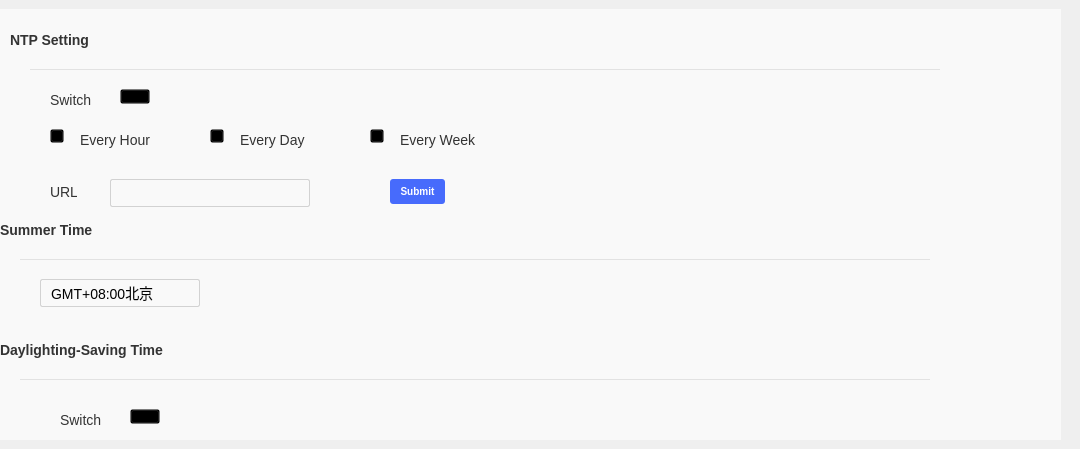
   <widget class="QWidget" name="tab">
    <attribute name="title">
     <string>Time Setting</string>
    </attribute>
    <widget class="QWidget" name="widget" native="true">
     <property name="geometry">
      <rect>
       <x>-10</x>
       <y>9</y>
       <width>1071</width>
       <height>431</height>
      </rect>
     </property>
     <property name="styleSheet">
      <string notr="true">QWidget{
	background-color: #F9F9F9;
	font-size:14px;
    color: #333333;
}


/*2个开关按钮*/
QPushButton#TimeSetswith_setting,
#TimeSetswith_timesave{
	background-color:rgba(0,0,0,0);
	border-image: url(:/images/switch_off.png);
}
QPushButton#TimeSetswith_setting:checked,
#TimeSetswith_timesave:checked{
	background-color:rgba(0,0,0,0);
	border-image: url(:/images/switch_on.png);
}
/*3个类型按钮*/
QPushButton#TimeSetpushButton_everyhour,
#TimeSetpushButton_everyday,
#TimeSetpushButton_everyweek{
	background-color:rgba(0,0,0,0);
	border-image: url(:/images/unchecked.png);
}
QPushButton#TimeSetpushButton_everyhour:checked,
#TimeSetpushButton_everyday:checked,
#TimeSetpushButton_everyweek:checked{
	background-color:rgba(0,0,0,0);
	border-image: url(:/images/checked.png);
}

QPushButton#TimeSetpushButton_url{
	background-color:rgba(28%,42%,99%,100%);
	border-width:0;
    padding:4px;  
	border-style:inset;  
	border-radius:3px;  
	color:white;
	font:bold 10px;
}
QPushButton#TimeSetpushButton_url:pressed {  
    /* 改变背景色   
    background-color:rgb(40,85,20); */
    /* 使文字有一点移动 */  
    padding-left:6px;  
    padding-top:6px;  
}  

QLineEdit{
border-width:1px;
border-radius:2px;
font-size:14px;
color:#999999;
border:1px solid #D2D2D2;
}
QLineEdit:hover{
border-width:1px;
border-radius:2px;
font-size:14px;
color:#999999;
border:1px solid #476BFD;
}
</string>
     </property>
     <widget class="Line" name="TimeSetline">
      <property name="geometry">
       <rect>
        <x>40</x>
        <y>60</y>
        <width>910</width>
        <height>1</height>
       </rect>
      </property>
      <property name="styleSheet">
       <string notr="true">border:none;
background-color: rgb(226, 226, 226);</string>
      </property>
      <property name="orientation">
       <enum>Qt::Horizontal</enum>
      </property>
     </widget>
     <widget class="QLabel" name="TimeSetlabel_swith_setting">
      <property name="geometry">
       <rect>
        <x>60</x>
        <y>80</y>
        <width>51</width>
        <height>22</height>
       </rect>
      </property>
      <property name="text">
       <string>Switch</string>
      </property>
     </widget>
     <widget class="QLabel" name="TimeSetlabel_url">
      <property name="geometry">
       <rect>
        <x>60</x>
        <y>172</y>
        <width>27</width>
        <height>22</height>
       </rect>
      </property>
      <property name="text">
       <string>URL</string>
      </property>
     </widget>
     <widget class="QPushButton" name="TimeSetswith_timesave">
      <property name="geometry">
       <rect>
        <x>140</x>
        <y>400</y>
        <width>30</width>
        <height>15</height>
       </rect>
      </property>
      <property name="focusPolicy">
       <enum>Qt::NoFocus</enum>
      </property>
      <property name="styleSheet">
       <string notr="true"/>
      </property>
      <property name="text">
       <string/>
      </property>
      <property name="checkable">
       <bool>true</bool>
      </property>
     </widget>
     <widget class="QPushButton" name="TimeSetpushButton_url">
      <property name="geometry">
       <rect>
        <x>400</x>
        <y>170</y>
        <width>55</width>
        <height>25</height>
       </rect>
      </property>
      <property name="focusPolicy">
       <enum>Qt::NoFocus</enum>
      </property>
      <property name="styleSheet">
       <string notr="true"/>
      </property>
      <property name="text">
       <string>Submit</string>
      </property>
     </widget>
     <widget class="QLabel" name="TimeSetlabel_swith_savetime">
      <property name="geometry">
       <rect>
        <x>70</x>
        <y>400</y>
        <width>51</width>
        <height>22</height>
       </rect>
      </property>
      <property name="styleSheet">
       <string notr="true"/>
      </property>
      <property name="text">
       <string>Switch</string>
      </property>
     </widget>
     <widget class="QPushButton" name="TimeSetswith_setting">
      <property name="geometry">
       <rect>
        <x>130</x>
        <y>80</y>
        <width>30</width>
        <height>15</height>
       </rect>
      </property>
      <property name="focusPolicy">
       <enum>Qt::NoFocus</enum>
      </property>
      <property name="styleSheet">
       <string notr="true"/>
      </property>
      <property name="text">
       <string/>
      </property>
      <property name="checkable">
       <bool>true</bool>
      </property>
     </widget>
     <widget class="QLineEdit" name="TimeSetlineEdit_url">
      <property name="geometry">
       <rect>
        <x>120</x>
        <y>170</y>
        <width>200</width>
        <height>28</height>
       </rect>
      </property>
      <property name="focusPolicy">
       <enum>Qt::ClickFocus</enum>
      </property>
     </widget>
     <widget class="QLabel" name="TimeSetlabel_setting">
      <property name="geometry">
       <rect>
        <x>20</x>
        <y>20</y>
        <width>111</width>
        <height>22</height>
       </rect>
      </property>
      <property name="styleSheet">
       <string notr="true">
	font:bold 14px;
    color: #333333;</string>
      </property>
      <property name="text">
       <string>NTP Setting</string>
      </property>
     </widget>
     <widget class="QPushButton" name="TimeSetpushButton_everyhour">
      <property name="geometry">
       <rect>
        <x>60</x>
        <y>120</y>
        <width>14</width>
        <height>14</height>
       </rect>
      </property>
      <property name="focusPolicy">
       <enum>Qt::NoFocus</enum>
      </property>
      <property name="styleSheet">
       <string notr="true"/>
      </property>
      <property name="text">
       <string/>
      </property>
      <property name="checkable">
       <bool>true</bool>
      </property>
     </widget>
     <widget class="QLabel" name="TimeSetlabel_everyhour">
      <property name="geometry">
       <rect>
        <x>90</x>
        <y>120</y>
        <width>74</width>
        <height>22</height>
       </rect>
      </property>
      <property name="text">
       <string>Every Hour</string>
      </property>
     </widget>
     <widget class="QLabel" name="TimeSetlabel_everyday">
      <property name="geometry">
       <rect>
        <x>250</x>
        <y>120</y>
        <width>74</width>
        <height>22</height>
       </rect>
      </property>
      <property name="text">
       <string>Every Day</string>
      </property>
     </widget>
     <widget class="QPushButton" name="TimeSetpushButton_everyday">
      <property name="geometry">
       <rect>
        <x>220</x>
        <y>120</y>
        <width>14</width>
        <height>14</height>
       </rect>
      </property>
      <property name="focusPolicy">
       <enum>Qt::NoFocus</enum>
      </property>
      <property name="styleSheet">
       <string notr="true"/>
      </property>
      <property name="text">
       <string/>
      </property>
      <property name="checkable">
       <bool>true</bool>
      </property>
      <property name="checked">
       <bool>true</bool>
      </property>
     </widget>
     <widget class="QLabel" name="TimeSetlabel_everyweek">
      <property name="geometry">
       <rect>
        <x>410</x>
        <y>120</y>
        <width>81</width>
        <height>22</height>
       </rect>
      </property>
      <property name="text">
       <string>Every Week</string>
      </property>
     </widget>
     <widget class="QPushButton" name="TimeSetpushButton_everyweek">
      <property name="geometry">
       <rect>
        <x>380</x>
        <y>120</y>
        <width>14</width>
        <height>14</height>
       </rect>
      </property>
      <property name="focusPolicy">
       <enum>Qt::NoFocus</enum>
      </property>
      <property name="styleSheet">
       <string notr="true"/>
      </property>
      <property name="text">
       <string/>
      </property>
      <property name="checkable">
       <bool>true</bool>
      </property>
     </widget>
     <widget class="QLabel" name="TimeSetlabel_summertime">
      <property name="geometry">
       <rect>
        <x>10</x>
        <y>210</y>
        <width>111</width>
        <height>22</height>
       </rect>
      </property>
      <property name="styleSheet">
       <string notr="true">	font:bold 14px;
    color: #333333;</string>
      </property>
      <property name="text">
       <string>Summer Time</string>
      </property>
     </widget>
     <widget class="Line" name="TimeSetline_1">
      <property name="geometry">
       <rect>
        <x>30</x>
        <y>250</y>
        <width>910</width>
        <height>1</height>
       </rect>
      </property>
      <property name="styleSheet">
       <string notr="true">border:none;
background-color: rgb(226, 226, 226);</string>
      </property>
      <property name="orientation">
       <enum>Qt::Horizontal</enum>
      </property>
     </widget>
     <widget class="QLabel" name="TimeSetlabel_savetime">
      <property name="geometry">
       <rect>
        <x>10</x>
        <y>330</y>
        <width>211</width>
        <height>22</height>
       </rect>
      </property>
      <property name="styleSheet">
       <string notr="true">
	font:bold 14px;
    color: #333333;</string>
      </property>
      <property name="text">
       <string>Daylighting-Saving Time</string>
      </property>
     </widget>
     <widget class="Line" name="TimeSetline_2">
      <property name="geometry">
       <rect>
        <x>30</x>
        <y>370</y>
        <width>910</width>
        <height>1</height>
       </rect>
      </property>
      <property name="styleSheet">
       <string notr="true">border:none;
background-color: rgb(226, 226, 226);</string>
      </property>
      <property name="orientation">
       <enum>Qt::Horizontal</enum>
      </property>
     </widget>
     <widget class="QComboBox" name="TimeSetcomboBox">
      <property name="geometry">
       <rect>
        <x>50</x>
        <y>270</y>
        <width>160</width>
        <height>28</height>
       </rect>
      </property>
      <property name="styleSheet">
       <string notr="true">QComboBox {
      border: 1px solid #D2D2D2;
      border-radius: 2px;
      padding: 1px 1px 1px 10px;
      min-width: 120px;
	  color:#000000;
	  font-size:14px;
  }

  QComboBox:editable {
      background:#F9F9F9;
  }

  QComboBox:!editable, QComboBox::drop-down:editable {
       background: #F9F9F9;
  }

  QComboBox:!editable:on, QComboBox::drop-down:editable:on {
      background: #F9F9F9;
      padding-top: 1px;
      padding-left: 10px;
  }

  QComboBox::drop-down {
      subcontrol-origin: padding;
      subcontrol-position: top right;
      width:40px;
      border-left-width: 1px;
      border-left-color: darkgray;
      border-radius: 4px;
  }

  QComboBox::down-arrow {
	padding: 1px 1px 1px 10px;
	width:10;
	height:6;
	image:url(:/images/comboxArrow.png)
  }

  QComboBox::down-arrow:on {
      top: 0px;
      left: 0px;
  }

/**************   QComboBox 定制 ****************/
QComboBox QAbstractItemView
{
    outline:0px;
    background:#ffffff;
	border:1px solid rgba(0,0,0,0.15);
}
QComboBox QAbstractItemView::item
{
    padding-left:20px;
	border-width:0px;
    font-size:14px;
    color:#333333;
    background:#ffffff;

	min-height: 30px; 
}

QComboBox QAbstractItemView::item:selected
{
	background:#000000;
	border-width:0px
}

QComboBox QScrollBar::vertical{
    width:6px;
    background:#FFFFFF;
    border:none;
    border-radius:3px;
}
QComboBox QScrollBar::handle::vertical{ 
    border-radius:3px;
    width: 6px;
    background:#D8D8D8;
}
QComboBox QScrollBar::handle::vertical::hover{
    background:rgb(232,232,232);
}
QComboBox QScrollBar::add-line::vertical{
    border:none;
}
QComboBox QScrollBar::sub-line::vertical{
    border:none;
}</string>
      </property>
      <item>
       <property name="text">
        <string>GMT+08:00北京</string>
       </property>
      </item>
      <item>
       <property name="text">
        <string>GMT+08:00北京</string>
       </property>
      </item>
      <item>
       <property name="text">
        <string>GMT+08:00北京</string>
       </property>
      </item>
      <item>
       <property name="text">
        <string>GMT+08:00北京</string>
       </property>
      </item>
     </widget>
    </widget>
   </widget>
